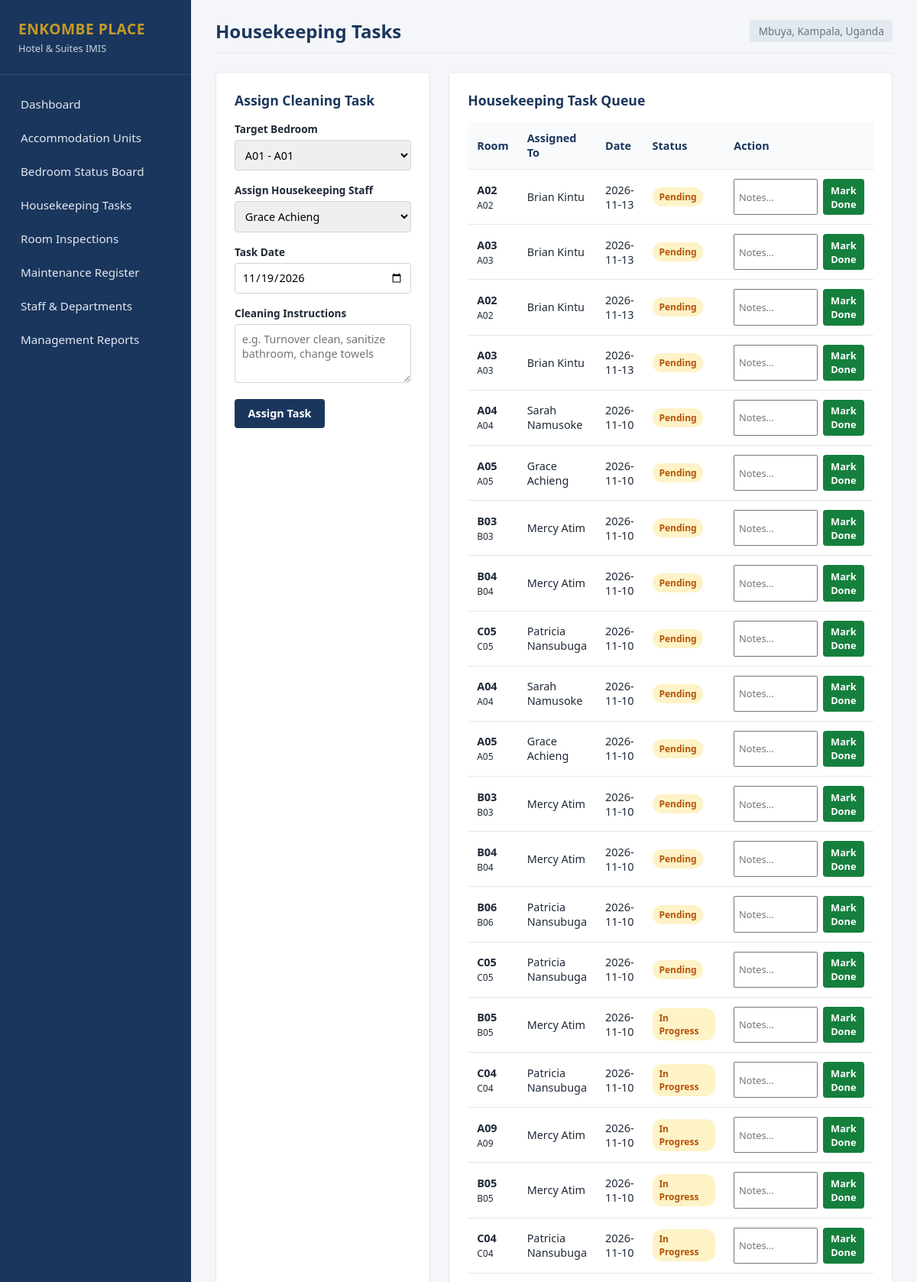
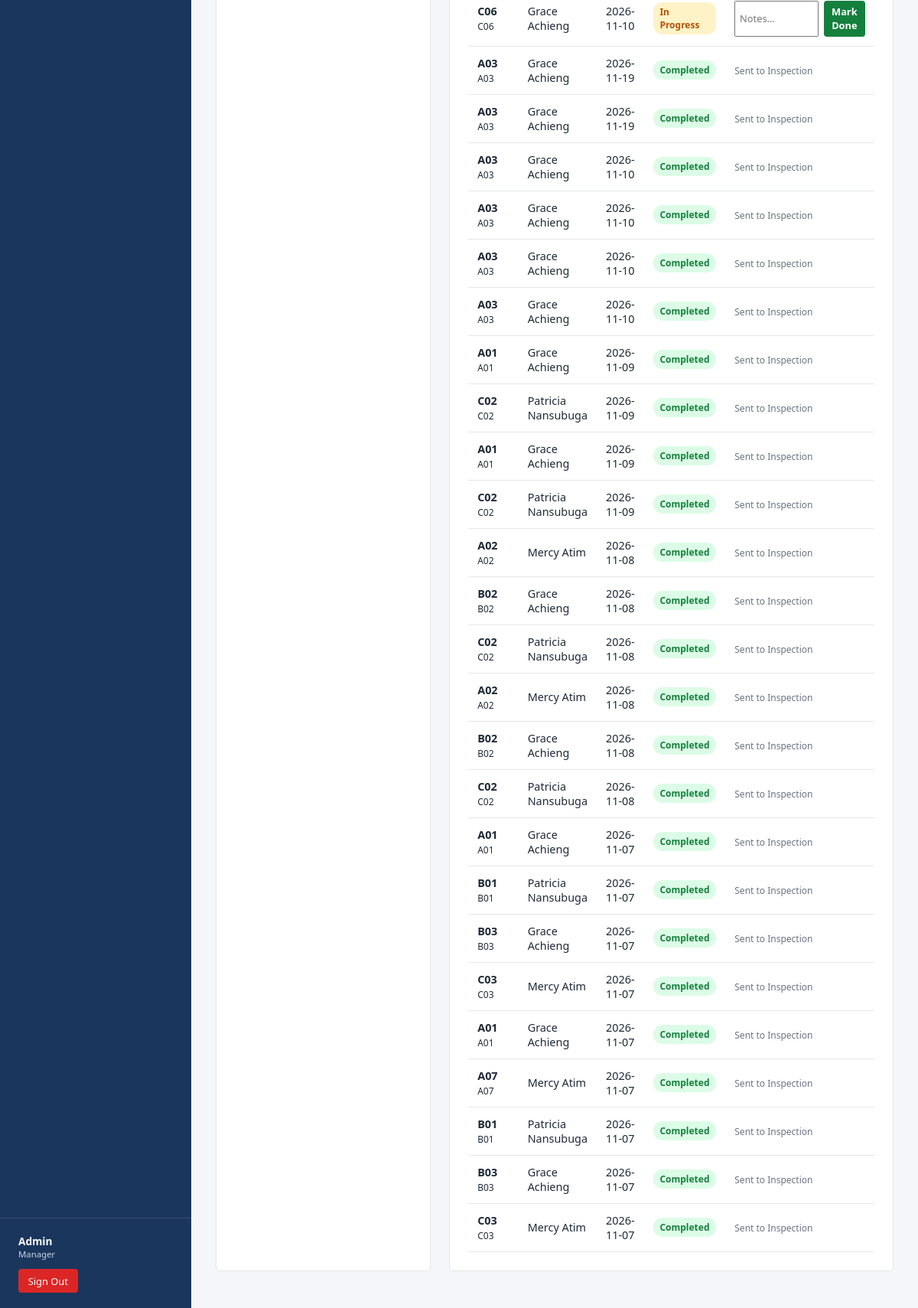
/Housekeeping.php (signed in), run on the app's committed database (2 pictures, top to bottom).
### tables this page shows
CREATE TABLE `housekeeping_tasks` (
  `task_id` int(11) NOT NULL,
  `room_number` varchar(50) DEFAULT NULL,
  `assigned_staff` int(11) DEFAULT NULL,
  `task_status` varchar(50) DEFAULT NULL,
  `date_assigned` date DEFAULT NULL,
  `completion_notes` text DEFAULT NULL,
  `inspection_status` varchar(30) DEFAULT 'Not Inspected'
);

CREATE TABLE `accommodation_units` (
  `unit_id` int(11) NOT NULL,
  `unit_name` varchar(100) DEFAULT NULL,
  `unit_type` varchar(100) DEFAULT NULL,
  `bedrooms` int(11) DEFAULT NULL,
  `status` varchar(50) DEFAULT NULL
);

CREATE TABLE `staff` (
  `staff_id` int(11) NOT NULL,
  `fullname` varchar(100) DEFAULT NULL,
  `phone` varchar(20) DEFAULT NULL,
  `department` varchar(50) DEFAULT NULL,
  `role` varchar(50) DEFAULT NULL,
  `email` varchar(100) DEFAULT NULL
);

### Housekeeping.php (the view, shortened to what this page needs)
<?php
require_once 'config.php';
require_once 'layout.php';
$bedrooms = $pdo->query("SELECT unit_id AS bedroom_id, unit_name AS bedroom_no, unit_name FROM accommodation_units ORDER BY unit_name")->fetchAll();
$hkStaff = $pdo->query("
    SELECT staff_id, fullname AS full_name
    FROM staff
    WHERE department IN ('Housekeeping','Room Attendant')
       OR role IN ('Room Attendant','Attendant')
    ORDER BY fullname
")->fetchAll();
$tasks = $pdo->query("
    SELECT t.*, t.room_number AS bedroom_no, u.unit_id AS bedroom_id, u.unit_name, s.fullname AS staff_name, t.date_assigned AS task_date, '' AS instructions
    FROM housekeeping_tasks t
    LEFT JOIN accommodation_units u ON t.room_number = u.unit_name
    LEFT JOIN staff s ON t.assigned_staff = s.staff_id
    ORDER BY FIELD(t.task_status, 'Reopened', 'Pending', 'In Progress', 'Completed'), t.date_assigned DESC
")->fetchAll();
?>
<div class="two-col">
    <div class="panel">
        <h2>Assign Cleaning Task</h2>
        <form method="POST">
            <div class="form-group">
                <label>Target Bedroom</label>
                <select name="bedroom_id" required>
                    <?php foreach ($bedrooms as $b): ?>
                        <option value="<?= $b['bedroom_id'] ?>"><?= htmlspecialchars($b['unit_name'] . ' - ' . $b['bedroom_no']) ?></option>
                    <?php endforeach; ?>
                </select>
            </div>
            <div class="form-group">
                <label>Assign Housekeeping Staff</label>
                <select name="assigned_staff_id" required>
                    <?php foreach ($hkStaff as $st): ?>
                        <option value="<?= $st['staff_id'] ?>"><?= htmlspecialchars($st['full_name']) ?></option>
                    <?php endforeach; ?>
                </select>
            </div>
            <div class="form-group">
                <label>Task Date</label>
                <input type="date" name="task_date" value="<?= date('Y-m-d') ?>" required>
            </div>
            <div class="form-group">
                <label>Cleaning Instructions</label>
                <textarea name="instructions" rows="3" placeholder="e.g. Turnover clean, sanitize bathroom, change towels"></textarea>
            </div>
            <button type="submit" name="create_task" class="btn">Assign Task</button>
        </form>
    </div>
    <div class="panel">
        <h2>Housekeeping Task Queue</h2>
        <table>
            <thead>
                <tr>
                    <th>Room</th>
                    <th>Assigned To</th>
                    <th>Date</th>
                    <th>Status</th>
                    <th>Action</th>
                </tr>
            </thead>
            <tbody>
                <?php foreach ($tasks as $t): ?>
                <tr>
                    <td><strong><?= htmlspecialchars($t['unit_name']) ?></strong><br><small><?= htmlspecialchars($t['bedroom_no']) ?></small></td>
                    <td><?= htmlspecialchars($t['staff_name']) ?></td>
                    <td><?= htmlspecialchars($t['task_date']) ?></td>
                    <td>
                        <span class="badge <?= $t['task_status'] === 'Completed' ? 'badge-ready' : ($t['task_status'] === 'Reopened' ? 'badge-oos' : 'badge-dirty') ?>">
                            <?= htmlspecialchars($t['task_status']) ?>
                        </span>
                    </td>
                    <td>
                        <?php if ($t['task_status'] !== 'Completed'): ?>
                        <form method="POST" style="display:flex; gap:0.4rem;">
                            <input type="text" name="completion_notes" placeholder="Notes..." style="padding:0.3rem; font-size:0.8rem; width:110px;">
                            <button type="submit" name="complete_task" class="btn btn-sm btn-success">Mark Done</button>
                        </form>
                        <?php else: ?>
                            <small style="color:#6b7280;">Sent to Inspection</small>
                        <?php endif; ?>
                    </td>
                </tr>
                <?php endforeach; ?>
            </tbody>
        </table>
    </div>
</div>

### style.css (style rules this page uses)
:root { --primary: #1b365d; --secondary: #2c5282; --accent: #c59b27; --bg: #f4f6f9; --card: #ffffff; --text: #1f2937; --muted: #6b7280; --border: #e5e7eb; --success: #15803d; --warning: #b45309; --danger: #b91c1c; --info: #1d4ed8; }
* { box-sizing: border-box; margin: 0; padding: 0; font-family: 'Segoe UI', Tahoma, sans-serif; }
body { background: var(--bg); color: var(--text); }
.panel { background: var(--card); padding: 1.5rem; border-radius: 6px; border: 1px solid var(--border); margin-bottom: 1.5rem; }
.panel h2 { font-size: 1.1rem; color: var(--primary); margin-bottom: 1rem; }
.two-col { display: grid; grid-template-columns: 1fr 2fr; gap: 1.5rem; }
.form-group { margin-bottom: 1rem; }
.form-group label { display: block; font-size: 0.85rem; font-weight: 600; margin-bottom: 0.3rem; }
.form-group input, .form-group select, .form-group textarea { width: 100%; padding: 0.55rem; border: 1px solid #cbd5e1; border-radius: 4px; font-size: 0.9rem; }
.btn { padding: 0.6rem 1.1rem; border: none; border-radius: 4px; cursor: pointer; font-weight: 600; font-size: 0.9rem; background: var(--primary); color: #fff; }
.btn-sm { padding: 0.35rem 0.65rem; font-size: 0.8rem; }
.btn-success { background: var(--success); }
table { width: 100%; border-collapse: collapse; font-size: 0.9rem; }
th, td { padding: 0.75rem; text-align: left; border-bottom: 1px solid var(--border); }
th { background: #f8fafc; color: var(--primary); font-weight: 600; }
.badge { display: inline-block; padding: 0.25rem 0.55rem; border-radius: 12px; font-size: 0.75rem; font-weight: 600; }
.badge-ready { background: #dcfce7; color: var(--success); }
.badge-dirty, .badge-warn { background: #fef3c7; color: var(--warning); }

### data on the page
housekeeping_tasks: accommodation_units.unit_name "A02", room_number "A02", assigned_staff.fullname "Brian Kintu", date_assigned "2026-11-13", task_status "Pending"
housekeeping_tasks: accommodation_units.unit_name "A03", room_number "A03", assigned_staff.fullname "Brian Kintu", date_assigned "2026-11-13", task_status "Pending"
housekeeping_tasks: accommodation_units.unit_name "A04", room_number "A04", assigned_staff.fullname "Sarah Namusoke", date_assigned "2026-11-10", task_status "Pending"
housekeeping_tasks: accommodation_units.unit_name "A05", room_number "A05", assigned_staff.fullname "Grace Achieng", date_assigned "2026-11-10", task_status "Pending"
housekeeping_tasks: accommodation_units.unit_name "B03", room_number "B03", assigned_staff.fullname "Mercy Atim", date_assigned "2026-11-10", task_status "Pending"
housekeeping_tasks: accommodation_units.unit_name "B04", room_number "B04", assigned_staff.fullname "Mercy Atim", date_assigned "2026-11-10", task_status "Pending"
housekeeping_tasks: accommodation_units.unit_name "C05", room_number "C05", assigned_staff.fullname "Patricia Nansubuga", date_assigned "2026-11-10", task_status "Pending"
housekeeping_tasks: accommodation_units.unit_name "B06", room_number "B06", assigned_staff.fullname "Patricia Nansubuga", date_assigned "2026-11-10", task_status "Pending"
housekeeping_tasks: accommodation_units.unit_name "B05", room_number "B05", assigned_staff.fullname "Mercy Atim", date_assigned "2026-11-10", task_status "In Progress"
housekeeping_tasks: accommodation_units.unit_name "C04", room_number "C04", assigned_staff.fullname "Patricia Nansubuga", date_assigned "2026-11-10", task_status "In Progress"
housekeeping_tasks: accommodation_units.unit_name "A09", room_number "A09", assigned_staff.fullname "Mercy Atim", date_assigned "2026-11-10", task_status "In Progress"
housekeeping_tasks: accommodation_units.unit_name "C06", room_number "C06", assigned_staff.fullname "Grace Achieng", date_assigned "2026-11-10", task_status "In Progress"
housekeeping_tasks: accommodation_units.unit_name "A03", room_number "A03", assigned_staff.fullname "Grace Achieng", date_assigned "2026-11-19", task_status "Completed", shows "Sent to Inspection"
housekeeping_tasks: accommodation_units.unit_name "A03", room_number "A03", assigned_staff.fullname "Grace Achieng", date_assigned "2026-11-10", task_status "Completed", shows "Sent to Inspection"
housekeeping_tasks: accommodation_units.unit_name "A03", room_number "A03", assigned_staff.fullname "Grace Achieng", date_assigned "2026-11-10", task_status "Completed", shows "Sent to Inspection"
housekeeping_tasks: accommodation_units.unit_name "A01", room_number "A01", assigned_staff.fullname "Grace Achieng", date_assigned "2026-11-09", task_status "Completed", shows "Sent to Inspection"
housekeeping_tasks: accommodation_units.unit_name "C02", room_number "C02", assigned_staff.fullname "Patricia Nansubuga", date_assigned "2026-11-09", task_status "Completed", shows "Sent to Inspection"
housekeeping_tasks: accommodation_units.unit_name "A02", room_number "A02", assigned_staff.fullname "Mercy Atim", date_assigned "2026-11-08", task_status "Completed", shows "Sent to Inspection"
housekeeping_tasks: accommodation_units.unit_name "B02", room_number "B02", assigned_staff.fullname "Grace Achieng", date_assigned "2026-11-08", task_status "Completed", shows "Sent to Inspection"
housekeeping_tasks: accommodation_units.unit_name "C02", room_number "C02", assigned_staff.fullname "Patricia Nansubuga", date_assigned "2026-11-08", task_status "Completed", shows "Sent to Inspection"
housekeeping_tasks: accommodation_units.unit_name "A01", room_number "A01", assigned_staff.fullname "Grace Achieng", date_assigned "2026-11-07", task_status "Completed", shows "Sent to Inspection"
housekeeping_tasks: accommodation_units.unit_name "B01", room_number "B01", assigned_staff.fullname "Patricia Nansubuga", date_assigned "2026-11-07", task_status "Completed", shows "Sent to Inspection"
housekeeping_tasks: accommodation_units.unit_name "B03", room_number "B03", assigned_staff.fullname "Grace Achieng", date_assigned "2026-11-07", task_status "Completed", shows "Sent to Inspection"
housekeeping_tasks: accommodation_units.unit_name "C03", room_number "C03", assigned_staff.fullname "Mercy Atim", date_assigned "2026-11-07", task_status "Completed", shows "Sent to Inspection"
housekeeping_tasks: accommodation_units.unit_name "A07", room_number "A07", assigned_staff.fullname "Mercy Atim", date_assigned "2026-11-07", task_status "Completed", shows "Sent to Inspection"

### other printed values
$fullName "Admin"
$role "Manager"
$title "Housekeeping Tasks"
form field bedroom_id "A01 - A01"
form field assigned_staff_id "Grace Achieng"
